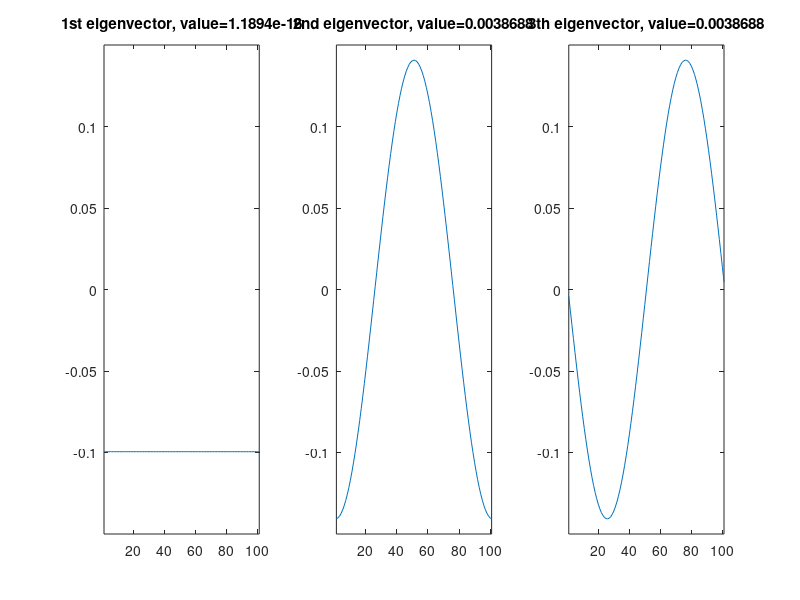
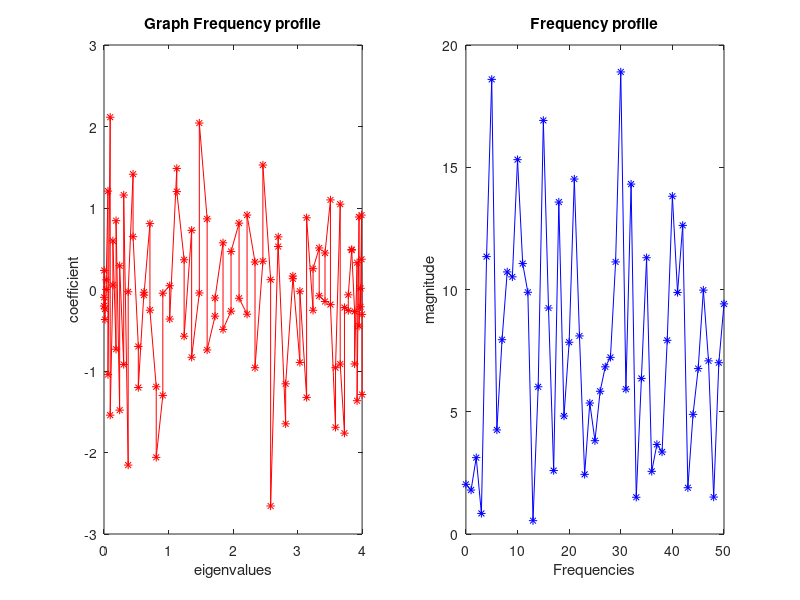
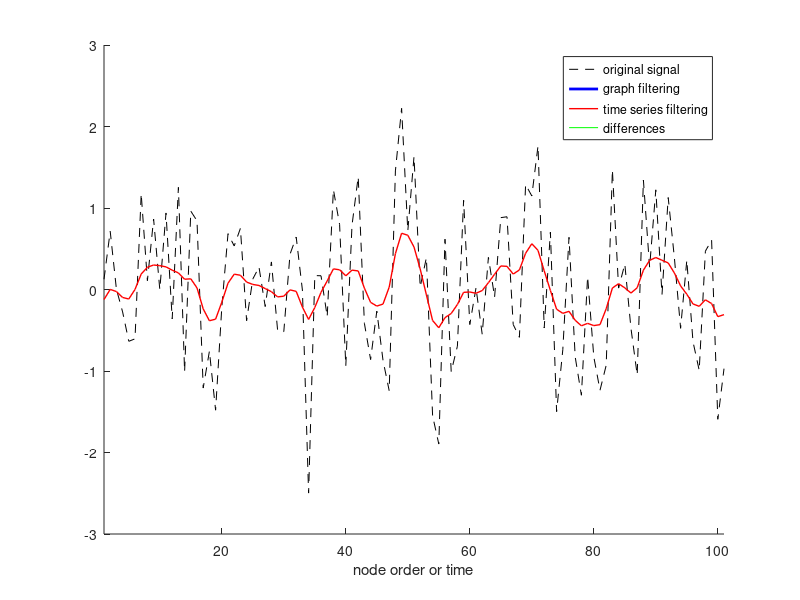

These charts were generated, in order, by the following MATLAB code: (Note: this script raises an error after producing the figures.)
clear all
close all
clc

% create time series grid as graph
n=101;
W=zeros(n,n);
for i=1:n-1  
    
    W(i,i+1)=1;
    W(i+1,i)=1;  
    
end

W(1,n)=1;
W(n,1)=1;




% calculate combinatorial Laplacian Matrix

d = sum(W,2);
L = diag(d)-W;


% calculate basis
[u v]=eig(L);
% s=sign(u(1,:));
% s(s==0)=1;
% u=u.*s; 

figure;subplot(1,3,1);plot(u(:,1));ylim([-0.15 0.15]);xlim([1 101]);
title(['1st eigenvector, value=' num2str(v(1,1))]);
subplot(1,3,2);plot(u(:,2));ylim([-0.15 0.15]);xlim([1 101]);
title(['2nd eigenvector, value=' num2str(v(2,2))]);
subplot(1,3,3);plot(u(:,3));ylim([-0.15 0.15]);xlim([1 101]);
title(['3th eigenvector, value=' num2str(v(3,3))]);


% make eignevalue as vector
v=diag(v);
% get maximum eigenvalue
lmax=max(v);


% create arbitrary signal 
s=randn(size(W,1),1);
%s(50)=1;

% calcualte graph frequency profile
f=u'*s;

% calculate classical frequency profile
cf=abs(fft(s));
cf=cf(1:51);

% F=[0;f];
% F=reshape(F,2,51);
% f=sum(abs(F));

figure;subplot(1,2,1);plot(v,f,'r*-');%plot(v(1:2:end),f,'r*-');
xlabel('eigenvalues');ylabel('coefficient');
title('Graph Frequency profile');

subplot(1,2,2);plot(0:50,cf,'b*-');
xlabel('Frequencies');ylabel('magnitude');
title('Frequency profile');


% create filter for classical signal processing
fs=fftshift(fft(s));
f=linspace(-(n-1)/2,(n-1)/2,n)';
flt = exp(-abs(f)*0.1);
% apply that filter on to time series signal
ot=ifft(ifftshift(flt.*fs));


% create the same filter for graph signal processing
flt=[1:(n-1)/2]';
flt=[flt flt]';
flt=[0; flt(:)];
flt = exp(-abs(flt)*0.1);

% apply that signal on to graph signal
sf=u*(flt.*(u'*s));

figure;
hold on;plot(s,'k--');plot(ot,'b-','linewidth',2);xlim([1 n]);
plot(sf,'r-','linewidth',1);xlabel('node order or time');
plot(ot-sf,'g-')
legend({'original signal','graph filtering','time series filtering','differences'});





%% show graph and signal
run gspbox/gsp_start


coor=u(:,2:3);
G=gsp_graph(W,coor);
figure;gsp_plot_signal(G,s)

title('Input signal');
figure;gsp_plot_signal(G,sf)
title('Filtered signal');




figure;
frm=0;
for i=1:size(u,2) 
    frm=frm+1;
    ff=abs(fft(u(:,i)));
    [a b]=max(ff(1:(length(ff)+1)/2));
    msg=[num2str(i) 'th eigenvector measured freq:' num2str(b-1) 'Hz'];
    
    h=figure(5);
    
    plot(u(:,i));
    xlabel('sample suppose total 1 sec');
    ylim([-0.2 0.2]);
    xlim([1 n])
    title(msg);
    %pause(0.1);
    frame = getframe(h);
        im = frame2im(frame);
        [imind,cm] = rgb2ind(im,256);
        %Write to the GIF File
        if frm == 1        
            imwrite(imind,cm,'eigenvectors11.gif','gif', 'Loopcount',inf);
        else        
            imwrite(imind,cm,'eigenvectors11.gif','gif','WriteMode','append');
        end
        
end







